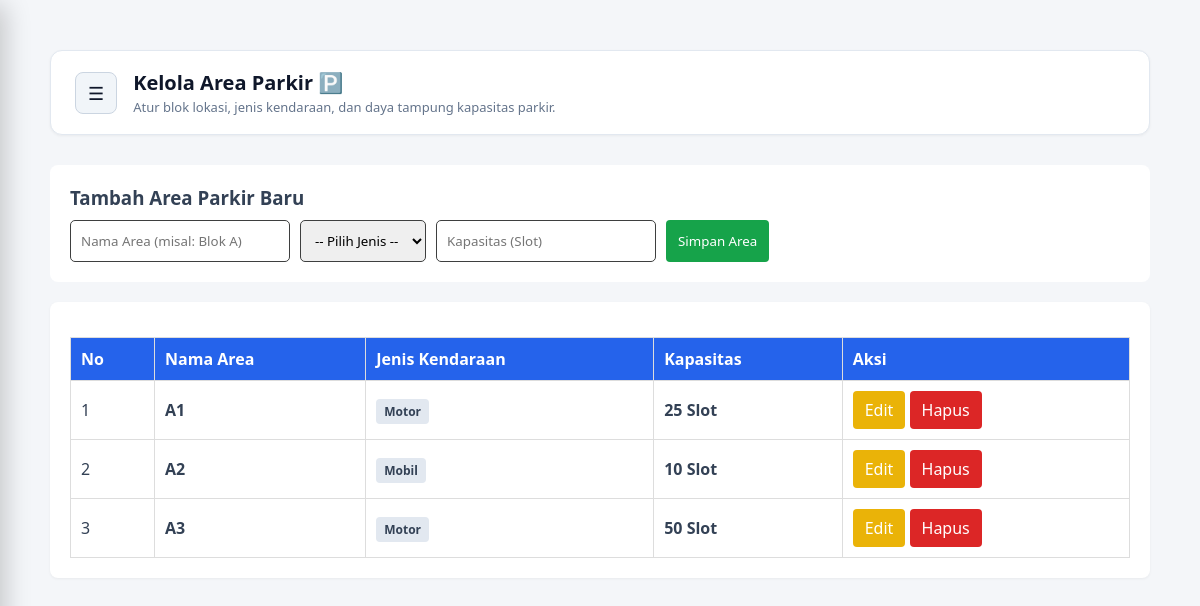
Page /admin/php-admin/area_parkir.php (signed in) on the committed database.
### tables this page shows
CREATE TABLE `tb_area_parkir` (
  `id_area` int(11) NOT NULL,
  `nama_area` varchar(50) NOT NULL,
  `jenis_kendaraan` varchar(20) NOT NULL,
  `kapasitas` int(5) NOT NULL,
  `terisi` int(5) NOT NULL DEFAULT 0
);

### admin/php-admin/area_parkir.php (the view, shortened to what this page needs)
<?php
require_once '../../config/koneksi.php';
$areas = mysqli_query($koneksi, "SELECT * FROM tb_area_parkir ORDER BY id_area ASC");
$edit_data = null;
?>
<!DOCTYPE html>
<html lang="id">
<head>
    <link rel="stylesheet" href="../css-admin/dashboard.css?v=<?= time(); ?>">
    <link rel="stylesheet" href="../css-admin/user.css?v=<?= time(); ?>">
</head>
<body>
    <div class="content">
        <div class="header">
            <div class="header-left">
                <button class="menu-toggle" id="btnToggle" title="Buka Menu">☰</button>
                <div>
                    <h2>Kelola Area Parkir 🅿️</h2>
                    <p>Atur blok lokasi, jenis kendaraan, dan daya tampung kapasitas parkir.</p>
                </div>
            </div>
        </div>
        <div class="form-box">
            <h3><?= $edit_data ? 'Edit Area Parkir' : 'Tambah Area Parkir Baru'; ?></h3>
            <form action="" method="POST" style="display: flex; gap: 10px; flex-wrap: wrap; margin-top: 10px;">
                <input type="text" name="nama_area" placeholder="Nama Area (misal: Blok A)" value="<?= $edit_data['nama_area'] ?? ''; ?>" required>
                <select name="jenis_kendaraan" required>
                    <option value="">-- Pilih Jenis --</option>
                </select>
                <input type="number" name="kapasitas" placeholder="Kapasitas (Slot)" value="<?= $edit_data['kapasitas'] ?? ''; ?>" min="1" required>
                <?php if ($edit_data): ?>
                    <button type="submit" name="edit" class="btn btn-edit">Update Area</button>
                    <a href="area_parkir.php" class="btn" style="background: #64748b; color: white;">Batal</a>
                <?php else: ?>
                    <button type="submit" name="tambah" class="btn btn-add">Simpan Area</button>
                <?php endif; ?>
            </form>
        </div>
        <div style="overflow-x: auto; background: white; padding: 20px; border-radius: 8px; box-shadow: 0 1px 3px rgba(0,0,0,0.05);">
            <table>
                <thead>
                    <tr>
                        <th>No</th>
                        <th>Nama Area</th>
                        <th>Jenis Kendaraan</th>
                        <th>Kapasitas</th>
                        <th>Aksi</th>
                    </tr>
                </thead>
                <tbody>
                    <?php
                    $no = 1;
                    while($row = mysqli_fetch_assoc($areas)):
                    ?>
                    <tr>
                        <td><?= $no++; ?></td>
                        <td><b><?= htmlspecialchars($row['nama_area']); ?></b></td>
                        <td>
                            <span style="background: #e2e8f0; padding: 4px 8px; border-radius: 4px; font-size: 12px; font-weight: bold;">
                                <?= htmlspecialchars($row['jenis_kendaraan']); ?>
                            </span>
                        </td>
                        <td><b><?= $row['kapasitas']; ?> Slot</b></td>
                        <td>
                            <a href="area_parkir.php?edit_id=<?= $row['id_area']; ?>" class="btn btn-edit">Edit</a>
                            <a href="area_parkir.php?hapus=<?= $row['id_area']; ?>" onclick="return confirm('Yakin hapus area ini?')" class="btn btn-delete">Hapus</a>
                        </td>
                    </tr>
                    <?php endwhile; ?>
                </tbody>
            </table>
        </div>
    </div>
</body>
</html>

### admin/css-admin/dashboard.css (style rules this page uses)
* { margin: 0; padding: 0; box-sizing: border-box; font-family: "Segoe UI", system-ui, -apple-system, sans-serif; }
body { background-color: #f8fafc; color: #334155; display: flex; min-height: 100vh; position: relative; overflow-x: hidden; }
.content { flex: 1; padding: 30px; overflow-y: auto; width: 100%; }
.header { background-color: #ffffff; padding: 18px 24px; border-radius: 12px; box-shadow: 0 1px 3px rgba(0, 0, 0, 0.05); margin-bottom: 30px; border: 1px solid #e2e8f0; }
.header-left { display: flex; align-items: center; gap: 16px; }
.menu-toggle { background-color: #f1f5f9; color: #0f172a; border: 1px solid #cbd5e1; padding: 8px 12px; border-radius: 8px; font-size: 18px; cursor: pointer; transition: all 0.2s ease; display: flex; align-items: center; justify-content: center; }
.header h2 { font-size: 20px; color: #0f172a; margin-bottom: 2px; }
.header p { color: #64748b; font-size: 13px; }

### admin/css-admin/user.css (style rules this page uses)
body { font-family: Arial, sans-serif; padding: 20px; background: #f4f6f9; }
table { width: 100%; border-collapse: collapse; background: #fff; margin-top: 15px; }
th, td { border: 1px solid #ddd; padding: 10px; text-align: left; }
th { background-color: #2563eb; color: white; }
.form-box { background: #fff; padding: 20px; border-radius: 8px; margin-bottom: 20px; }
.btn { padding: 8px 12px; border: none; cursor: pointer; text-decoration: none; display: inline-block; border-radius: 4px; }
.btn-add { background: #16a34a; color: white; padding: 12px; }
.btn-edit { background: #eab308; color: white; }
.btn-delete { background: #dc2626; color: white; }
input, select { padding: 10px; border: #3e3f3f solid 1px; border-radius: 5px; }

### rows in the picture
tb_area_parkir: nama_area "A1", jenis_kendaraan "Motor", kapasitas "25"
tb_area_parkir: nama_area "A2", jenis_kendaraan "Mobil", kapasitas "10"
tb_area_parkir: nama_area "A3", jenis_kendaraan "Motor", kapasitas "50"
